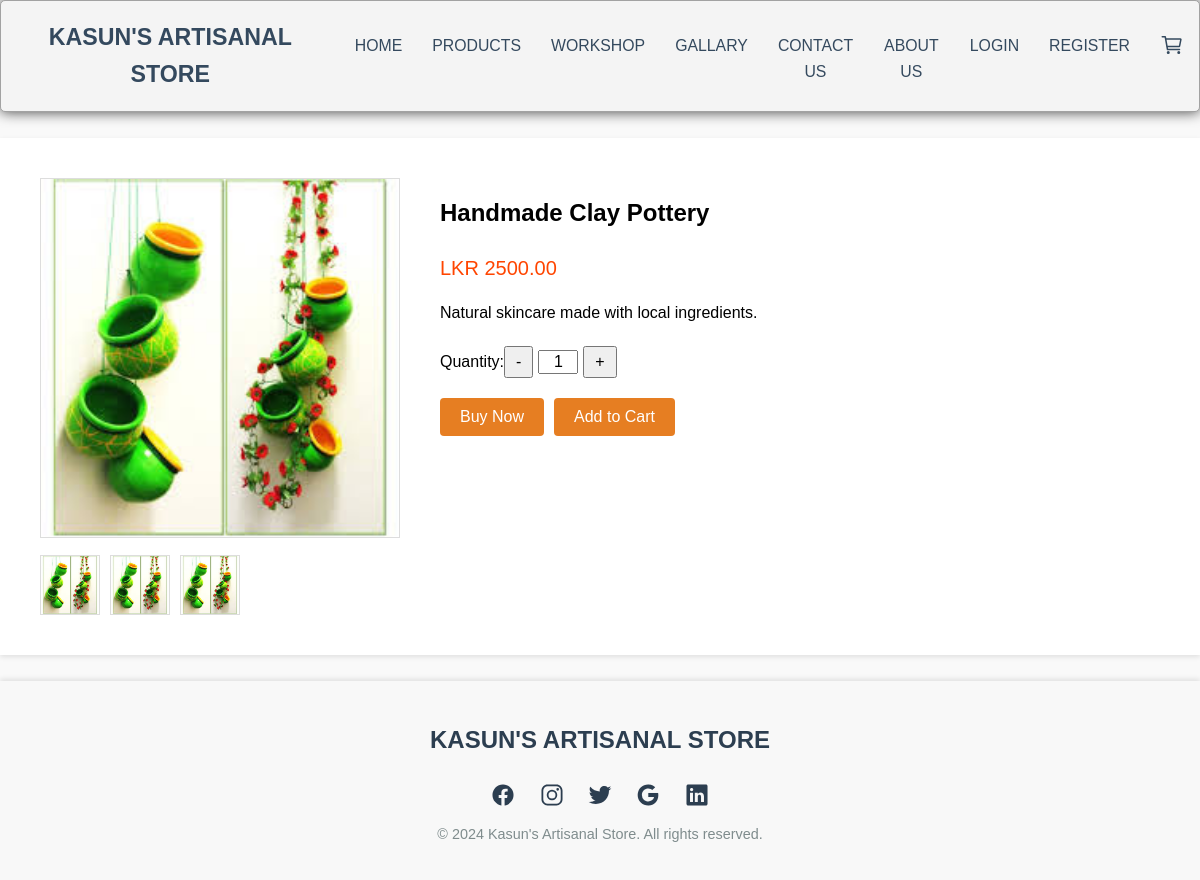
Page /detail.php?productId=1 on the committed database.
### tables this page shows
CREATE TABLE `product` (
  `productId` int(11) NOT NULL,
  `Productname` varchar(50) NOT NULL,
  `Catagory` varchar(10) NOT NULL,
  `Price` varchar(10) NOT NULL,
  `image` varchar(10) NOT NULL,
  `status` varchar(10) NOT NULL,
  `description` varchar(500) NOT NULL
);

### detail.php (the view, shortened to what this page needs)
<?php
require_once("connection/connection.php");
$productId = $_GET["productId"];
$SQL_SELECT_PRODUCT = "SELECT * FROM product WHERE  productId =$productId";
$RESULT_SELECT_PRODUCT = mysqli_query($conn, $SQL_SELECT_PRODUCT);
$row = mysqli_fetch_assoc($RESULT_SELECT_PRODUCT);
?>
<!DOCTYPE html>
<html lang="en">
<head>
    <link rel="stylesheet" href="css/ind.css">
    <link rel="stylesheet" href="css/home.css">
    <link rel="stylesheet" href="css/detail.css">
</head>
<header class="header">
    <h1 class="logo"><a href="#">Kasun's Artisanal Store</a></h1>
    <ul class="main-nav">
        <li><a href="index.php">HOME</a></li>
        <li><a href="product.php">PRODUCTS</a></li>
        <li><a href="workshop.php">WORKSHOP</a></li>
        <li><a href="gallary.php">GALLARY</a></li>
        <li><a href="contact.php">CONTACT US</a></li>
        <li><a href="about.php">ABOUT US</a></li>
        <li><a href="login.php">LOGIN</a></li>
        <li><a href="register.php">REGISTER</a></li>
        <li class="cart-icon">
            <a href="cart.php">
                <ion-icon name="cart-outline"></ion-icon>
            </a>
        </li>
    </ul>
</header>
<div class="product-container" action="handler/handlercart.php" method="POST">
    <div class="image-gallery">
        <img src="image/<?php echo $row['image']; ?>" alt="Product Image" class="main-image" id="mainImage">
        <div class="thumbnail-row">
            <img src="image/<?php echo $row['image']; ?>" alt="Thumbnail" class="thumbnail" onclick="changeImage(this.src)">
            <img src="image/<?php echo $row['image']; ?>" alt="Thumbnail" class="thumbnail" onclick="changeImage(this.src)">
            <img src="image/<?php echo $row['image']; ?>" alt="Thumbnail" class="thumbnail" onclick="changeImage(this.src)">
        </div>
    </div>
    <div class="product-details">
        <h1 class="product-title"><?php echo htmlspecialchars($row['Productname']); ?></h1>
        <p class="product-price">LKR <?php echo htmlspecialchars($row['Price']); ?></p>
        <p class="product-description"><?php echo htmlspecialchars($row['description']); ?></p>
        <div class="quantity-container">
            <label>Quantity:</label>
            <button type="button" onclick="decreaseQuantity()">-</button>
            <input type="text" id="quantity" name="quantity" value="1" min="1">
            <button type="button" onclick="increaseQuantity()">+</button>
        </div>
        <div class="action-buttons">
            <a href="checkout.php?productId=<?php echo ($productId) ?>"><button class="add-to-cart">Buy Now</button></a>
            <form action="handler/handlercart.php" method="POST" style="display:inline;">
    <button type="submit" class="add-to-cart">Add to Cart</button>
</form>
        </div>
    </div>
</div>
<footer>
  <div class="footer-container">
    <div class="footer-logo">
      <h2>KASUN'S ARTISANAL STORE</h2>
    </div>
    <div class="footer-social">
      <a href="#"><ion-icon name="logo-facebook"></ion-icon></a>
      <a href="#"><ion-icon name="logo-instagram"></ion-icon></a>
      <a href="#"><ion-icon name="logo-twitter"></ion-icon></a>
      <a href="#"><ion-icon name="logo-google"></ion-icon></a>
      <a href="#"><ion-icon name="logo-linkedin"></ion-icon></a>
    </div>
    <div class="footer-copyright">
      <p>© 2024 Kasun's Artisanal Store. All rights reserved.</p>
    </div>
  </div>
</footer>
</body>
</html>

### css/ind.css (style rules this page uses)
* { box-sizing: border-box; }
ul { margin: 0; padding: 0; list-style: none; }
h2, h3, a { color: #34495e; }
a { text-decoration: none; }
.logo { margin: 0; font-size: 1.45em; }
.main-nav { margin-top: 5px; }
.logo a, .main-nav a { padding: 10px 15px; text-transform: uppercase; text-align: center; display: block; }
.main-nav a { color: #34495e; font-size: 0.99em; }
.header { padding-top: 0.5em; padding-bottom: 0.5em; border: 1px solid #a2a2a2; background-color: #f4f4f4; -webkit-box-shadow: 0px 0px 14px 0px rgba(0, 0, 0, 0.75); -moz-box-shadow: 0px 0px 14px 0px rgba(0, 0, 0, 0.75); box-shadow: 0px 0px 14px 0px rgba(0, 0, 0, 0.75); -webkit-border-radius: 5px; -moz-border-radius: 5px; border-radius: 5px; }
@media (min-width: 769px) { .header, .main-nav { display: flex; } }
@media (min-width: 1025px) { .header { flex-direction: row; justify-content: space-between; } }
footer { background-color: #f8f8f8; padding: 20px 0; box-shadow: 0 -2px 5px rgba(0, 0, 0, 0.1); }
.footer-container { max-width: 1200px; margin: auto; text-align: center; }
.footer-logo h2 { font-size: 1.5rem; color: #2c3e50; margin-bottom: 15px; font-family: Arial, sans-serif; font-weight: bold; }
.footer-social a { margin: 0 10px; font-size: 1.5rem; color: #2c3e50; text-decoration: none; transition: color 0.3s ease-in-out, transform 0.3s ease-in-out; }
.footer-social ion-icon { vertical-align: middle; }
.footer-copyright p { font-size: 0.9rem; color: #7f8c8d; margin-top: 10px; font-family: Arial, sans-serif; }
.cart-icon { position: relative; }
.cart-icon ion-icon { font-size: 24px; }

### css/detail.css (style rules this page uses)
.product-container { display: flex; padding: 20px; max-width: 1200px; margin: auto; background-color: #fff; box-shadow: 0 2px 5px rgba(0, 0, 0, 0.1); }
.image-gallery { flex: 1; padding: 20px; }
.main-image { width: 100%; border: 1px solid #ddd; }
.thumbnail-row { display: flex; margin-top: 10px; }
.thumbnail { width: 60px; height: 60px; margin-right: 10px; cursor: pointer; border: 1px solid #ddd; }
.product-details { flex: 2; padding: 20px; }
.product-title { font-size: 24px; margin-bottom: 10px; }
.product-price { color: #ff4500; font-size: 20px; margin-bottom: 10px; }
.product-description { margin-bottom: 20px; }
.quantity-container { display: flex; align-items: center; margin-bottom: 20px; }
.quantity-container button { padding: 5px 10px; font-size: 16px; cursor: pointer; }
.quantity-container input { width: 40px; text-align: center; margin: 0 5px; font-size: 16px; }
.action-buttons { display: flex; gap: 10px; }
.action-buttons button { padding: 10px 20px; font-size: 16px; cursor: pointer; border: none; color: #fff; border-radius: 4px; }
.add-to-cart { text-align: center; background-color: #e67e22; color: white; border: none; padding: 0.5rem 1rem; border-radius: 4px; cursor: pointer; width: 100%; transition: background-color 0.3s ease; }

### rows in the picture
product: image (picture), Productname "Handmade Clay Pottery", Price "2500.00", description "Natural skincare made with local ingredients."
